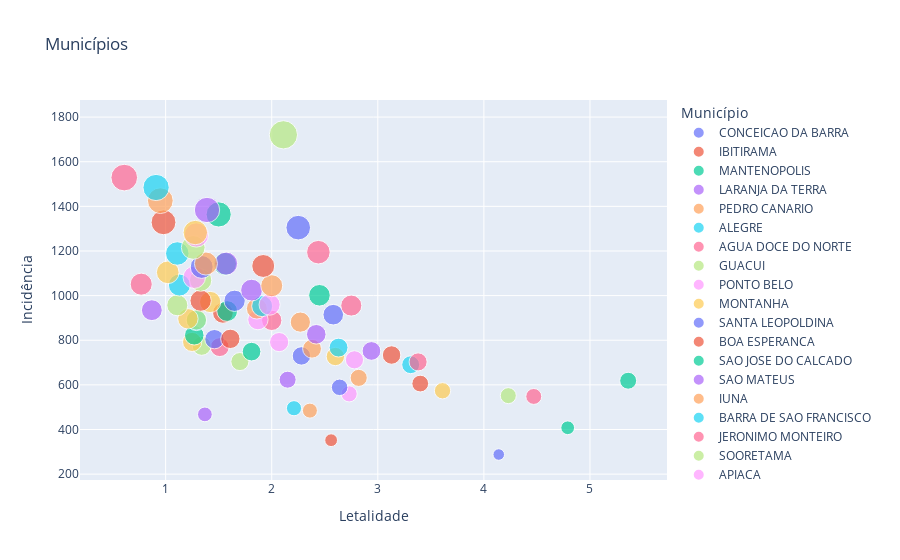

The notebook cell this image was saved under:
### Code cell
df_scatter = df_counts.groupby(['DataNotificacao', 'Municipio'])\
    .sum()\
    .reset_index()\
    .drop_duplicates('Municipio', keep='last')\
    .merge(df_municipios, on='Municipio', how='left')

df_scatter['Incidencia'] = round(df_scatter['ConfirmadosAcumulado'] * 10000 / df_scatter['PopulacaoEstimada'], 1)
df_scatter['Letalidade'] = round(df_scatter['ObitosAcumulado'] * 100.0 / df_scatter['ConfirmadosAcumulado'], 2)

df_scatter = df_scatter.dropna()\
    .sort_values('Incidencia')

fig = px.scatter(
    df_scatter, x='Letalidade',
    y='Incidencia',
    color='Municipio',
    size='Incidencia',
    hover_name='Municipio',
    hover_data=['Municipio'],
    labels={
        'Incidencia': 'Incidência',
        'Municipio': 'Município',
    },
    title='Municípios'
)

fig.show()
